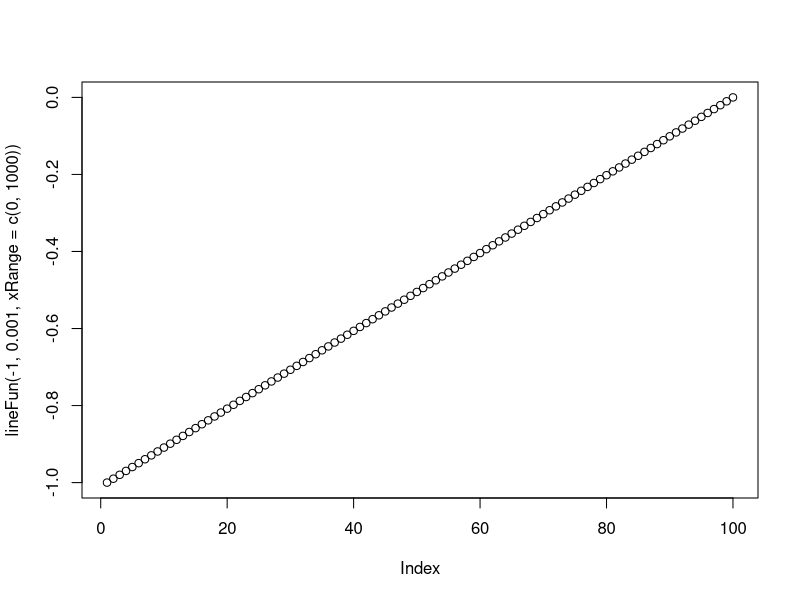
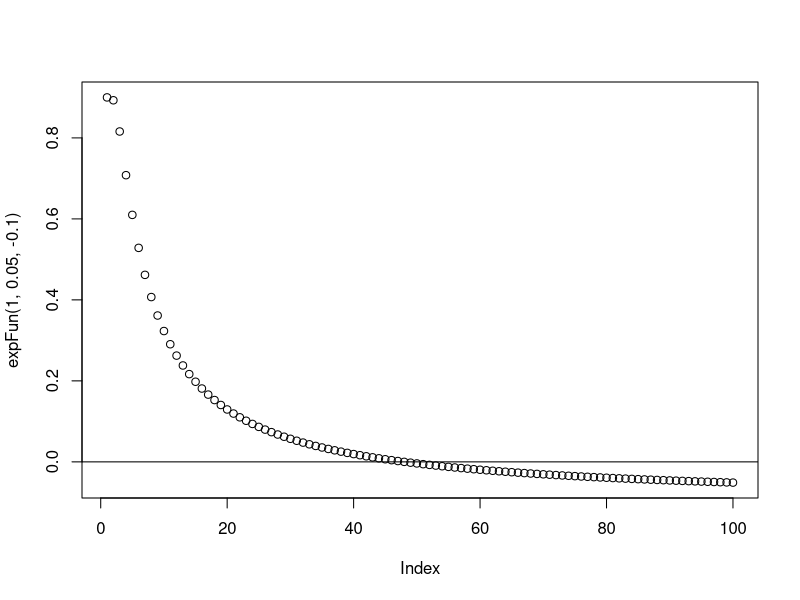
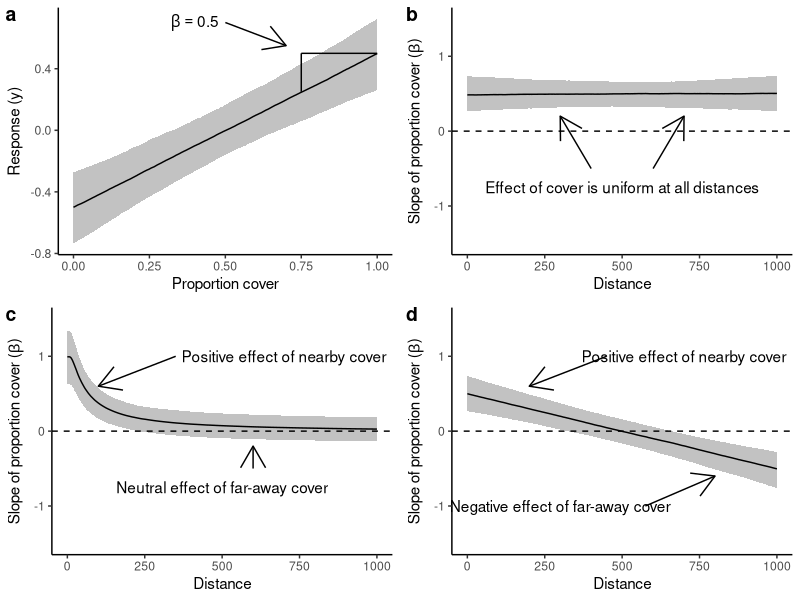

Write R code to recreate these figures, in order.
# EXAMPLES OF FUNCTIONAL REGRESSION PLOTS
# USED FOR BOX 1 IN PAPER, EXPLAINING HOW TO INTERPRET FUNCTIONAL REGRESSION PLOTS
# SR FALL 2020

# Load everything ---------------------------------------------------------
library(tidyverse)
library(ggpubr)
theme_set(theme_classic()) #Classic theme

#Functions to simulate

#Line
lineFun <- function(int,slope,xRange=c(-1,1),n=100){
  x <- seq(min(xRange),max(xRange),length.out=n)
  y <- int + slope*x
  return(y)
}
plot(lineFun(-1,0.001,xRange=c(0,1000))) #Works

#Exponential
expFun <- function(a,b,d,xRange=c(0,1),n=100){
  x <- seq(min(xRange),max(xRange),length.out=n)
  y <- a*(1-exp(-b/x))+d
  return(y)
}
plot(expFun(1,0.05,-0.1)); abline(h=0)

#Positively sloped line
p1 <- apply(mapply(lineFun,int=rnorm(1000,0,0.1),slope=rnorm(1000,0.5,0.1),MoreArgs=list(n=1000)),
      1,function(x) quantile(x,c(0.05,0.5,0.95))) %>% t(.) %>% 
  data.frame(x=seq(0,1,length.out=length(.[,1])),.) %>% 
  rename(lwr=`X5.`,med=`X50.`,upr=`X95.`) %>% 
  ggplot(aes(x,med))+geom_ribbon(aes(ymax=upr,ymin=lwr),alpha=0.3)+
  geom_line()+
  labs(y='Response (y)',x='Proportion cover')+#ylim(-1.5,1.5)+
  annotate('segment',x=0.75,xend=0.75,y=-0.5+0.75,yend=-0.5+1)+
  annotate('segment',x=0.75,xend=1,y=-0.5+1,yend=-0.5+1)+
  annotate('segment',x=0.5,xend=0.7,y=-0.3+1,yend=-0.45+1,arrow=arrow())+
  annotate('text',x=0.4,y=0.7,label='beta == 0.5',parse=TRUE)
  
#Actual function: y = -0.5 + 1 * x
#Inverse: x + 0.5 = y

#Flat line
p2 <- apply(mapply(lineFun,int=rnorm(1000,0.5,0.1),slope=rnorm(1000,0,0.1),MoreArgs=list(n=1000)),
            1,function(x) quantile(x,c(0.05,0.5,0.95))) %>% t(.) %>% 
  data.frame(x=seq(0,1000,length.out=length(.[,1])),.) %>% 
  rename(lwr=`X5.`,med=`X50.`,upr=`X95.`) %>% 
  ggplot(aes(x,med))+geom_ribbon(aes(ymax=upr,ymin=lwr),alpha=0.3)+
  geom_line()+geom_hline(yintercept=0,linetype='dashed')+
  annotate('text',x=500,y=-0.75,label='Effect of cover is uniform at all distances')+
  annotate('segment',x=400,xend=300,y=-0.5,yend=0.2,arrow=arrow())+
  annotate('segment',x=600,xend=700,y=-0.5,yend=0.2,arrow=arrow())+
  labs(x='Distance',y=expression(paste('Slope of proportion cover (',beta,')')))+ylim(-1.5,1.5)

#Exponential
p3 <- apply(mapply(expFun,a=rnorm(1000,1,0.2),b=rnorm(1000,0.05,0.002),d=rnorm(1000,-0.02,0.1),MoreArgs=list(n=1000)),
            1,function(x) quantile(x,c(0.05,0.5,0.95))) %>% t(.) %>% 
  data.frame(x=seq(0,1000,length.out=length(.[,1])),.) %>% 
  rename(lwr=`X5.`,med=`X50.`,upr=`X95.`) %>% 
  ggplot(aes(x,med))+geom_ribbon(aes(ymax=upr,ymin=lwr),alpha=0.3)+
  geom_line()+geom_hline(yintercept=0,linetype='dashed')+
  annotate('text',x=700,y=1,label='Positive effect of nearby cover')+
  annotate('segment',x=350,xend=100,y=1,yend=0.6,arrow=arrow())+
  annotate('text',x=500,y=-0.75,label='Neutral effect of far-away cover')+
  annotate('segment',x=600,xend=600,y=-0.5,yend=-0.2,arrow=arrow())+
  labs(x='Distance',y=expression(paste('Slope of proportion cover (',beta,')')))+ylim(-1.5,1.5)

#Negatively sloped line
p4 <- apply(mapply(lineFun,int=rnorm(1000,0,0.1),slope=rnorm(1000,-0.5,0.1),MoreArgs=list(n=1000)),
      1,function(x) quantile(x,c(0.05,0.5,0.95))) %>% t(.) %>% 
  data.frame(x=seq(0,1000,length.out=length(.[,1])),.) %>% 
  rename(lwr=`X5.`,med=`X50.`,upr=`X95.`) %>% 
  ggplot(aes(x,med))+geom_ribbon(aes(ymax=upr,ymin=lwr),alpha=0.3)+
  geom_line()+geom_hline(yintercept=0,linetype='dashed')+
  annotate('text',x=700,y=1,label='Positive effect of nearby cover')+
  annotate('segment',x=450,xend=200,y=1,yend=0.6,arrow=arrow())+
  annotate('text',x=300,y=-1,label='Negative effect of far-away cover')+
  annotate('segment',x=575,xend=800,y=-1,yend=-0.6,arrow=arrow())+
  labs(x='Distance',y=expression(paste('Slope of proportion cover (',beta,')')))+ylim(-1.5,1.5)

ggarrange(p1,p2,p3,p4,labels=letters[1:4],nrow=2,ncol=2) #Plot spatial/temporal effects
